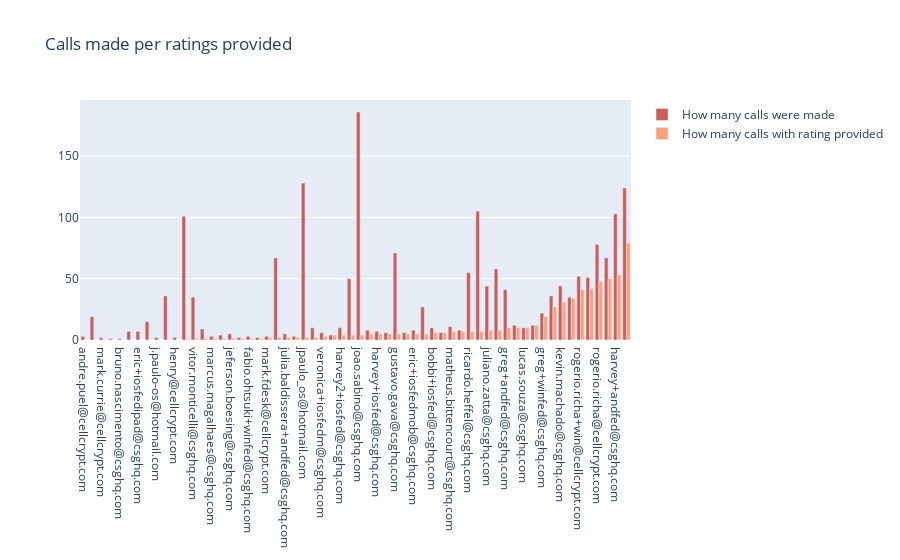

The code cell stored with this chart in its notebook:
### Code cell
def plotHowMany(df_alias_rating):
    alias_arr = getAliasArr(df_alias_rating.reset_index())
            
    fig = go.Figure()
    fig.add_trace(go.Bar(
        x=alias_arr,
        y=df_alias_rating['total_calls'],
        name='How many calls were made',
        marker_color='indianred'
    ))
    
    fig.add_trace(go.Bar(
        x=alias_arr,
        y=df_alias_rating['total_calls_w_rating'],
        name='How many calls with rating provided',
        marker_color='lightsalmon'
    ))

    fig.update_layout(title_text="Calls made per ratings provided")
    fig.show()
plotHowMany(df_alias_rating)

### Figure 1 — Plotly figure (JSON) as saved in the notebook; plotly's stock layout.template omitted (floating-point values rounded to 4 significant figures)
{"data": [{"marker": {"color": "indianred"}, "name": "How many calls were made", "type": "bar", "x": ["andre.puel@cellcrypt.com", "auto.alice@csghq.com", "mark.currie@cellcrypt.com", "bobbi.such+andfed@csghq.com", "bruno.nascimento@csghq.com", "delta@csghq.com", "eric+iosfedipad@csghq.com", "jessica_schelly@hotmail.com", "j.paulo-os@hotmail.com", "henry@seecrypt.com", "henry@cellcrypt.com", "adam.such+andrfed@csghq.com", "vitor.monticelli@csghq.com", "maykon.queiroz@csghq.com", "marcus.magalhaes@csghq.com", "jessica.souza@csghq.com", "jeferson.boesing@csghq.com", "fabio.ohtsuki+andfedold@csghq.com", "fabio.ohtsuki+winfed@csghq.com", "bobbi+winfed@csghq.com", "mark.fdesk@cellcrypt.com", "bob@csghq.com", "julia.baldissera+andfed@csghq.com", "igor2@csghq.com", "jpaulo_os@hotmail.com", "pedro.lenzi@csghq.com", "veronica+iosfedm@csghq.com", "harvey+winfed@csghq.com", "harvey2+iosfed@csghq.com", "william.nunes@csghq.com", "joao.sabino@csghq.com", "veronica+iosfedipad@csghq.com", "harvey+iosfed@csghq.com", "paul.parke+winfed@csghq.com", "gustavo.gava@csghq.com", "veronica+winfed@csghq.com", "eric+iosfedmob@csghq.com", "philipe.schneider@csghq.com", "bobbi+iosfed@csghq.com", "igor1@csghq.com", "matheus.bittencourt@csghq.com", "lucas.bittencourt@csghq.com", "ricardo.heffel@csghq.com", "jessicaschellysouza@gmail.com", "juliano.zatta@csghq.com", "paulo.centeno@csghq.com", "greg+andfed@csghq.com", "adam.such+iosfed@csghq.com", "lucas.souza@csghq.com", "greg.kotzias+pc@csghq.com", "greg+winfed@csghq.com", "henrique.prandi@csghq.com", "kevin.machado@csghq.com", "windows.fed.dev@cellcrypt.com", "rogerio.richa+win@cellcrypt.com", "ricardo.heffel+win@csghq.com", "rogerio.richa@cellcrypt.com", "philipe.schneider.win2@csghq.com", "harvey+andfed@csghq.com", "fabio.ohtsuki+andfed@csghq.com"], "y": [3, 19, 2, 1, 1, 7, 7, 15, 2, 36, 2, 101, 35, 9, 3, 4, 5, 2, 3, 2, 3, 67, 5, 3, 128, 10, 6, 4, 10, 50, 186, 8, 7, 6, 71, 6, 8, 27, 10, 6, 11, 8, 55, 105, 44, 58, 41, 12, 10, 12, 22, 36, 44, 35, 52, 51, 78, 67, 103, 124]}, {"marker": {"color": "lightsalmon"}, "name": "How many calls with rating provided", "type": "bar", "x": ["andre.puel@cellcrypt.com", "auto.alice@csghq.com", "mark.currie@cellcrypt.com", "bobbi.such+andfed@csghq.com", "bruno.nascimento@csghq.com", "delta@csghq.com", "eric+iosfedipad@csghq.com", "jessica_schelly@hotmail.com", "j.paulo-os@hotmail.com", "henry@seecrypt.com", "henry@cellcrypt.com", "adam.such+andrfed@csghq.com", "vitor.monticelli@csghq.com", "maykon.queiroz@csghq.com", "marcus.magalhaes@csghq.com", "jessica.souza@csghq.com", "jeferson.boesing@csghq.com", "fabio.ohtsuki+andfedold@csghq.com", "fabio.ohtsuki+winfed@csghq.com", "bobbi+winfed@csghq.com", "mark.fdesk@cellcrypt.com", "bob@csghq.com", "julia.baldissera+andfed@csghq.com", "igor2@csghq.com", "jpaulo_os@hotmail.com", "pedro.lenzi@csghq.com", "veronica+iosfedm@csghq.com", "harvey+winfed@csghq.com", "harvey2+iosfed@csghq.com", "william.nunes@csghq.com", "joao.sabino@csghq.com", "veronica+iosfedipad@csghq.com", "harvey+iosfed@csghq.com", "paul.parke+winfed@csghq.com", "gustavo.gava@csghq.com", "veronica+winfed@csghq.com", "eric+iosfedmob@csghq.com", "philipe.schneider@csghq.com", "bobbi+iosfed@csghq.com", "igor1@csghq.com", "matheus.bittencourt@csghq.com", "lucas.bittencourt@csghq.com", "ricardo.heffel@csghq.com", "jessicaschellysouza@gmail.com", "juliano.zatta@csghq.com", "paulo.centeno@csghq.com", "greg+andfed@csghq.com", "adam.such+iosfed@csghq.com", "lucas.souza@csghq.com", "greg.kotzias+pc@csghq.com", "greg+winfed@csghq.com", "henrique.prandi@csghq.com", "kevin.machado@csghq.com", "windows.fed.dev@cellcrypt.com", "rogerio.richa+win@cellcrypt.com", "ricardo.heffel+win@csghq.com", "rogerio.richa@cellcrypt.com", "philipe.schneider.win2@csghq.com", "harvey+andfed@csghq.com", "fabio.ohtsuki+andfed@csghq.com"], "y": [0, 0, 0, 0, 0, 0, 0, 0, 0, 0, 0, 1, 1, 1, 1, 1, 1, 1, 1, 1, 2, 2, 2, 2, 2, 2, 3, 4, 4, 4, 4, 5, 5, 5, 5, 5, 5, 5, 6, 6, 7, 7, 7, 7, 8, 8, 10, 10, 10, 12, 19, 27, 31, 34, 41, 42, 48, 50, 53, 79]}], "layout": {"title": {"text": "Calls made per ratings provided"}}}
